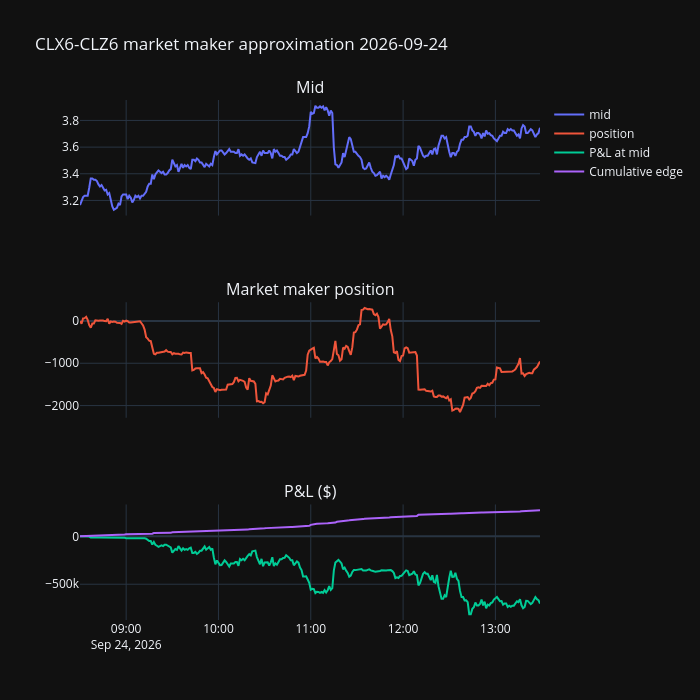

Write notebook code for a chart like this one.
### Code cell
plot_mm(spread_trades, nov_dec)

### Figure 1 — Plotly figure (JSON) as saved in the notebook; plotly's stock layout.template omitted (floating-point values rounded to 4 significant figures; data arrays with more than 128 entries replaced by an {"elided": "..."} marker saying what was removed)
{"data": [{"name": "mid", "type": "scatter", "x": {"elided": "300 str values"}, "xaxis": "x", "y": {"elided": "300 float values"}, "yaxis": "y"}, {"name": "position", "type": "scatter", "x": {"elided": "300 str values"}, "xaxis": "x2", "y": {"elided": "300 int values"}, "yaxis": "y2"}, {"name": "P&L at mid", "type": "scatter", "x": {"elided": "300 str values"}, "xaxis": "x3", "y": {"elided": "300 float values"}, "yaxis": "y3"}, {"name": "Cumulative edge", "type": "scatter", "x": {"elided": "300 str values"}, "xaxis": "x3", "y": {"elided": "300 float values"}, "yaxis": "y3"}], "layout": {"annotations": [{"font": {"size": 16}, "showarrow": false, "text": "Mid", "x": 0.5, "xanchor": "center", "xref": "paper", "y": 1, "yanchor": "bottom", "yref": "paper"}, {"font": {"size": 16}, "showarrow": false, "text": "Market maker position", "x": 0.5, "xanchor": "center", "xref": "paper", "y": 0.6111, "yanchor": "bottom", "yref": "paper"}, {"font": {"size": 16}, "showarrow": false, "text": "P&L ($)", "x": 0.5, "xanchor": "center", "xref": "paper", "y": 0.2222, "yanchor": "bottom", "yref": "paper"}], "height": 700, "title": {"text": "CLX6-CLZ6 market maker approximation 2026-09-24"}, "width": 700, "xaxis": {"anchor": "y", "domain": [0, 1], "matches": "x3", "showticklabels": false}, "xaxis2": {"anchor": "y2", "domain": [0, 1], "matches": "x3", "showticklabels": false}, "xaxis3": {"anchor": "y3", "domain": [0, 1]}, "yaxis": {"anchor": "x", "domain": [0.7778, 1]}, "yaxis2": {"anchor": "x2", "domain": [0.3889, 0.6111]}, "yaxis3": {"anchor": "x3", "domain": [0, 0.2222]}}}
